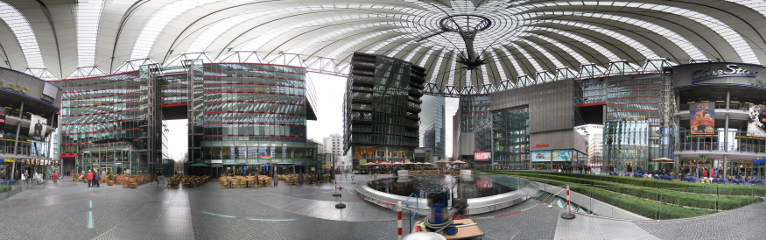
%> input picture bg_tests/sonycenter.png, 766 x 240 px
$ octave test_panorama_badspot.m   (GNU Octave 9; MATLAB toolbox functions it lacks are replaced by stand-ins)
%> lines starting %> are read from the running program, lines starting %| are printed output that depends on the picture
### bg_track_lines.m
%TODO: Add crop feature to speed computation

function bg_track_lines(frame, action)
    persistent bg_panorama;
    persistent pframe;
    persistent handlesDisp; %Displays background panorama
    persistent hlines;
    persistent h_pos;
    persistent IMSZ;

    if isempty(bg_panorama)
        IMSZ = size(frame);
        % set up background panorama
        pframe = frame;

        REPEAT = 5;
        bg_panorama = uint8(zeros(IMSZ(1), IMSZ(2)*REPEAT));
        handlesDisp = imshow(bg_panorama);

        bgsz = size(bg_panorama);
        fprintf('panorama init (%dx%d)\n', bgsz(2), bgsz(1));

        h_pos = IMSZ(2)/4; %Center of panorama

        hlines = (10:10:bgsz(1)-10)';
        fprintf('Tracking on %d lines\n', length(hlines));

        pause(0.01); %To get our frame to show up
        return
    end

    if (strcmp(action, 'train'))
        % Find maximal cross-correlation for each line.
        % These correspond to the best guess of movement for the given line.
        % TODO: Consider GPU-accelerated cross-correlation
        % See http://www.mathworks.com/help/signal/ref/xcorr.html
        maxlags = 10;
        x = arrayfun(@(i)({xcorr(pframe(i,:), frame(i,:), maxlags)}), hlines);
        c = cellfun(@(l)( find(l==max(l), 1) - maxlags - 1 ), x);

        %Estimate movement as median of estimates for each line
        h_pos = h_pos + median(c);

        %Average with current position image
        bg_panorama(:, ceil(h_pos):ceil(h_pos)+IMSZ(2)-1) = (bg_panorama(:, ceil(h_pos):ceil(h_pos)+IMSZ(2)-1) + frame) / 2;

        %show = step(inserter,bg_panorama,strips);
        set(handlesDisp,'CData',bg_panorama);

        pframe = frame;

    elseif (strcmp(action, 'search'))

    end
end

### bg_tests/test_panorama_badspot.m
%Test using test.avi video

clear functions
addpath ../

pan = rgb2gray(imread('sonycenter.png'));
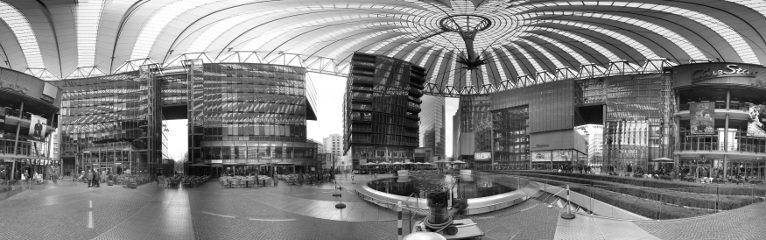
%> pan: size 240x766 uint8; min 0, max 255, mean 127.7
pan_wide = size(pan,2);
%> pan_wide = 766
pan = [pan pan(:,1:600)]; %Wrap it a wee bit
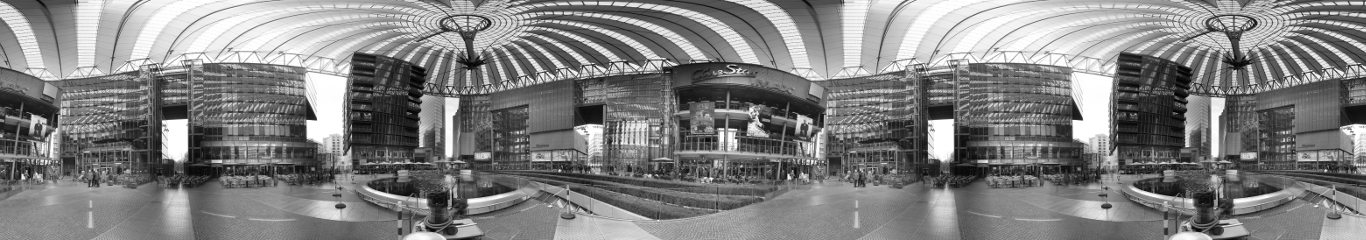
%> pan: size 240x1366 uint8; min 0, max 255, mean 128.9
hpos = 720;
WIDTH = 320;

% Read one frame at a time.
first = pan(:, hpos:hpos+WIDTH);
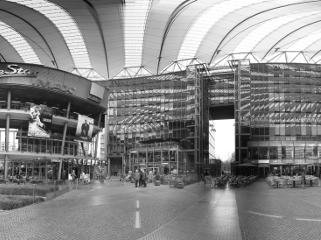
%> first: size 240x321 uint8; min 6, max 255, mean 136


p1 = 15;
IM = pan(:, hpos+p1:hpos+p1+WIDTH);
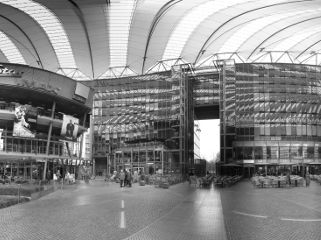
%> IM: size 240x321 uint8; min 6, max 255, mean 136.8
IM2 = pan(:, hpos+p1+3:hpos+p1+3+WIDTH);
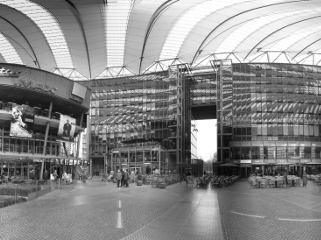
%> IM2: size 240x321 uint8; min 6, max 255, mean 136.9
bg_track_lines(IM);
%| panorama init (1605x240)
%| Tracking on 23 lines
bg_track_lines(IM, 'train');
%> call 2 of bg_track_lines, with action = 'train'
%> in bg_track_lines (call 2), `x = arrayfun(@(i)({xcorr(pframe(i,:), frame(i,:), maxlags)}), hlines);`: x = 23 items
%> in bg_track_lines (call 2), `c = cellfun(@(l)( find(l==max(l), 1) - maxlags - 1 ), x);`: c = 23 values from 0 to 0
%> in bg_track_lines (call 2), `bg_panorama(:, ceil(h_pos):ceil(h_pos)+IMSZ(2)-1) = (bg_panorama(:, ce..`:
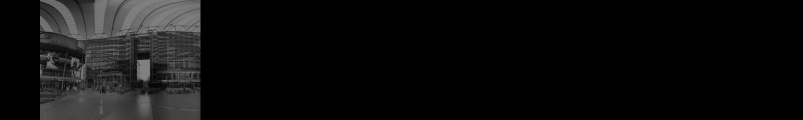
%> bg_panorama: size 240x1605 uint8 (shown at 1/2 size); min 0, max 128, mean 13.7
bg_track_lines(IM2, 'train');
%> call 3 of bg_track_lines, with action = 'train'
%> in bg_track_lines (call 3), `c = cellfun(@(l)( find(l==max(l), 1) - maxlags - 1 ), x);`: c = 23 values from 0 to 3
%> in bg_track_lines (call 3), `h_pos = h_pos + median(c);`: h_pos = 83.25
%> in bg_track_lines (call 3), `bg_panorama(:, ceil(h_pos):ceil(h_pos)+IMSZ(2)-1) = (bg_panorama(:, ce..`:
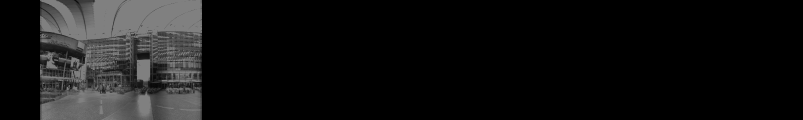
%> bg_panorama: size 240x1605 uint8 (shown at 1/2 size); min 0, max 128, mean 18.7

% [9 lines of commented-out code are left out]

rmpath ../
clear functions

$ run again, with bg_tests/panorama.png copied over bg_tests/sonycenter.png
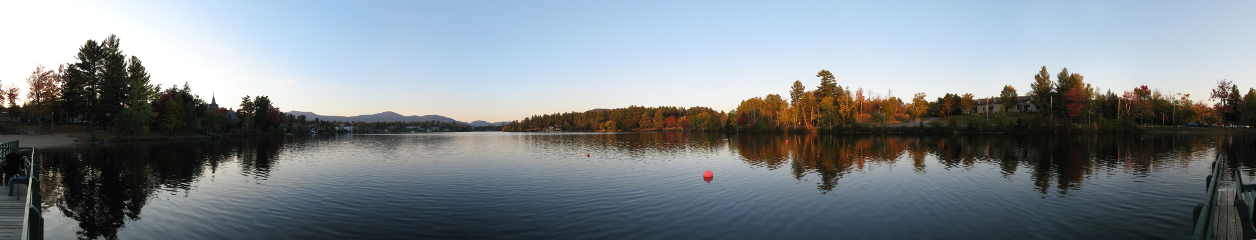
%> input picture bg_tests/panorama.png, 1256 x 240 px
%> `IM2 = pan(:, hpos+p1+3:hpos+p1+3+WIDTH);`:
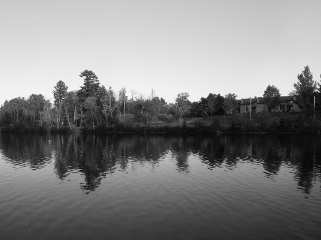
%> IM2: size 240x321 uint8; min 6, max 250, mean 129.4
%| panorama init (1605x240)
%| Tracking on 23 lines
%> c = 23 values from 0 to 3
%> in bg_track_lines (call 3), `bg_panorama(:, ceil(h_pos):ceil(h_pos)+IMSZ(2)-1) = (bg_panorama(:, ce..`:
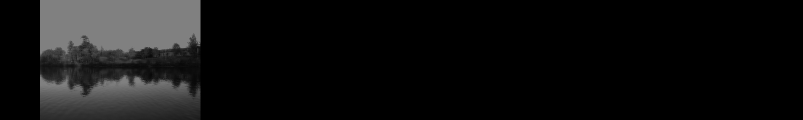
%> bg_panorama: size 240x1605 uint8 (shown at 1/2 size); min 0, max 128, mean 16.7
